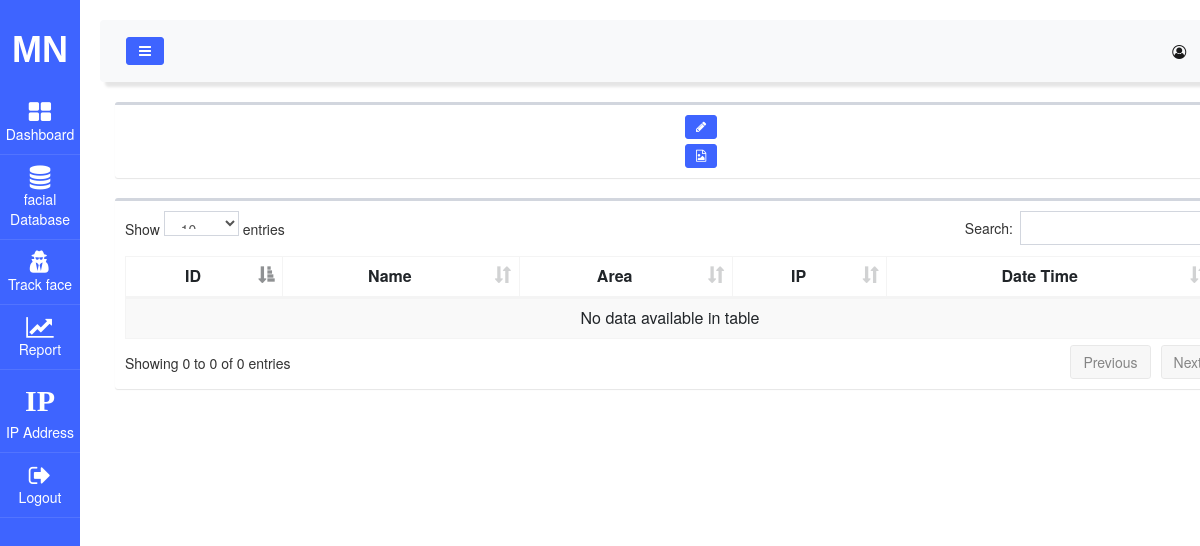
/c29aea40b84e04595f2fec3e5918530f71f31a7f/2/, run on an earlier commit of the app's database.
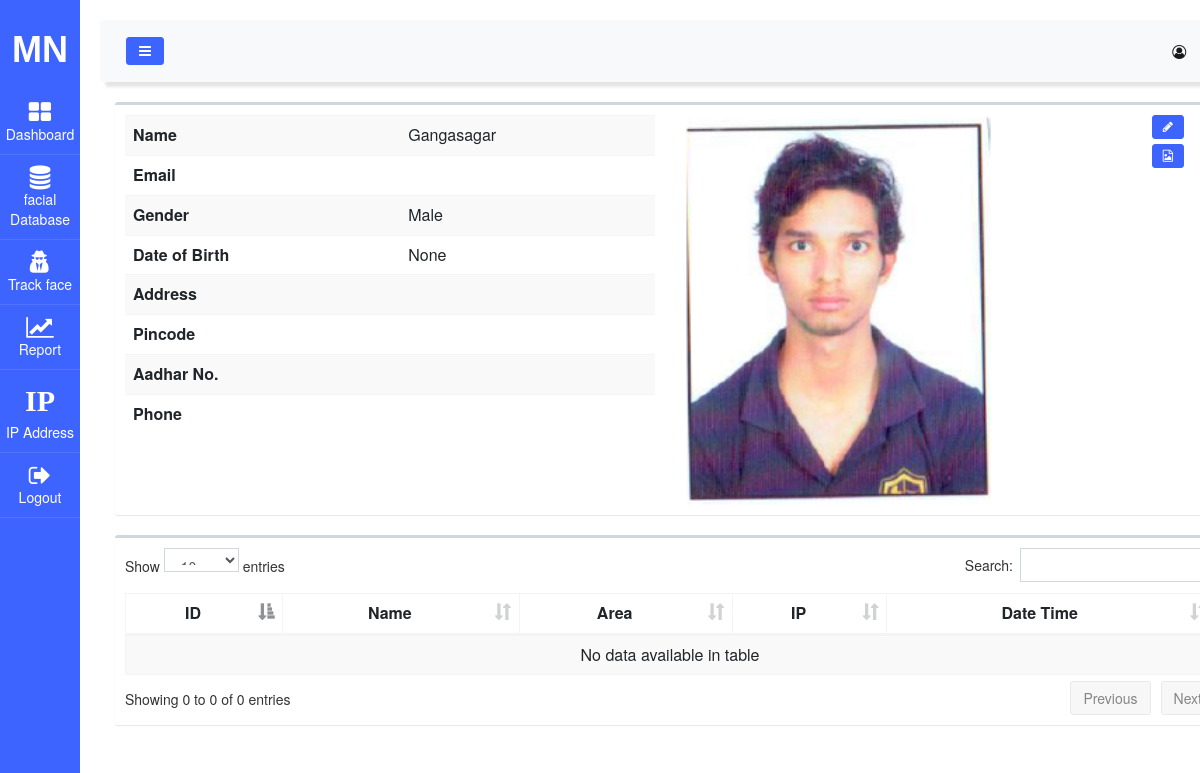
And on a later commit of the database.
### face_app/models.py (models this page shows, shortened)
class uploadImage(models.Model):
    name = models.CharField(max_length = 50)
    picture = models.ImageField(upload_to = 'images/')
    email = models.CharField(max_length = 50,null=True)
    gender = models.CharField(max_length = 50,null=True)
    dob = models.DateField(null=True)
    address = models.CharField(max_length = 50,null=True)
    pincode = models.CharField(max_length = 50,null=True)
    aadharno = models.CharField(max_length = 50,null=True)
    phone = models.CharField(max_length = 50,null=True)

### face_app/views.py (the view)
# urls.py: path('c29aea40b84e04595f2fec3e5918530f71f31a7f/<int:pid>/', views.p_details, name='p_details'),
def p_details(request, pid):
    p_detail1 = uploadImage.objects.filter(id = pid)
    state1 = state.objects.all()
    city2 = city.objects.all()
    retrive_track_record=live_track_record.objects.raw('SELECT * FROM face_app_live_track_record WHERE user_id_id = %s', [pid])
    return render(request,'details.html',{'p_detail1':p_detail1,'state1':state1,'city2':city2,'retrive_track_record': retrive_track_record})

### templates/details.html (shortened to what this page needs)
{% extends "main_page.html" %}
{% load staticfiles %}
{% load crispy_forms_tags %}
{% block customCSS %}
<link rel="stylesheet" href="https://maxcdn.bootstrapcdn.com/bootstrap/4.0.0/css/bootstrap.min.css">
  <link href="{% static 'css/select2.min.css' %}" rel="stylesheet" />
  <link href="{% static 'css/dataTables.bootstrap.min.css' %}" rel="stylesheet" />
  <link href="{% static 'css/adminlte.min.css' %}" rel="stylesheet" />
{% endblock %}
{% block body_block %}
<div class="box">
  <div class="box-body">
    <div class="row">
      <div class="col-sm-6">
        <table class="table table-striped rounded">
          {% for p in p_detail1 %}
          <tr>
            <th>Name</th>
            <td>{{p.name}}</td>
          </tr>
          {% endfor %}
          {% for p in p_detail1 %}
          <tr>
            <th>Email</th>
            <td>{{p.email}}</td>
          </tr>
          <tr>
            <th>Gender</th>
            <td>{{p.gender}}</td>
          </tr>
          <tr>
            <th>Date of Birth</th>
            <td>{{p.dob}}</td>
          </tr>
          <tr>
            <th>Address</th>
            <td>{{p.address}}</td>
          </tr>
      <tr>
        <th>Pincode</th>
        <td>{{p.pincode}}</td>
      </tr>
      <tr>
        <th>Aadhar No.</th>
        <td>{{p.aadharno}}</td>
      </tr>
      <tr>
        <th>Phone</th>
        <td>{{p.phone}}</td>
      </tr>
      {% endfor %}
    </table>
  </div>
  {% for p in p_detail1 %}
  <div class="col-sm-5">
    <img src="/media/{{p.picture}}" style="width:70%;" alt="image">
  </div>
  {% endfor %}
  <div class="col-sm-1">
    <a href="" class="btn btn-sm btn-primary" data-toggle="modal" data-target="#profile_edit" data-tooltip="true" title="Edit Profile"><i class="fa fa-pencil"></i></a>&nbsp;
    <a href="" class="btn btn-sm btn-primary" style="margin-top:5px;" data-toggle="modal" data-target="#photo_edit" data-tooltip="true" title="Edit Photo"><i class="fa fa-file-image-o"></i></a>&nbsp;
  </div>
</div>
</div>
</div>
<div class="box">
  <div class="box-body">
    <table id="example1" class="table table-bordered table-striped table-hover responsive">
      <thead>
        <tr>
          <th><center>ID</center></th>
          <th nowrap><center>Name</center></th>
          <th><center>Area</center></th>
          <th><center>IP</center></th>
          <th nowrap><center>Date Time</center></th>
        </tr>
      </thead>
      <tbody>
      </tbody>
    </table>
  </div>
</div>
{% endblock %}

What changed in the data, as far as the page shows it:
added uploadImage: name "Gangasagar", gender "Male", dob "None", picture (picture)
